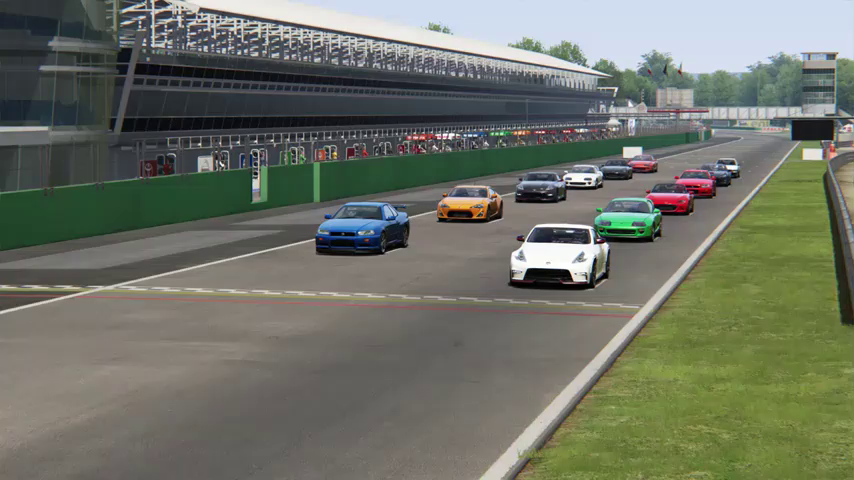
#> input picture frame 21 of Task 16/16.2.mp4, 854 x 480 px
$ jupyter execute 162.ipynb
#> lines starting #> are read from the running program, lines starting #| are printed output that depends on the picture
[cell 1]
import cv2 as cv
import numpy as np

[cell 2]
def initAlgorithm() -> None:
    cap = cv.VideoCapture('16.2.mp4')
    ret, old_frame = cap.read()
#> old_frame is the input picture: shape (480, 854, 3); mean B, G, R 102.2, 114.5, 110.1
    old_gray = cv.cvtColor(old_frame, cv.COLOR_BGR2GRAY)
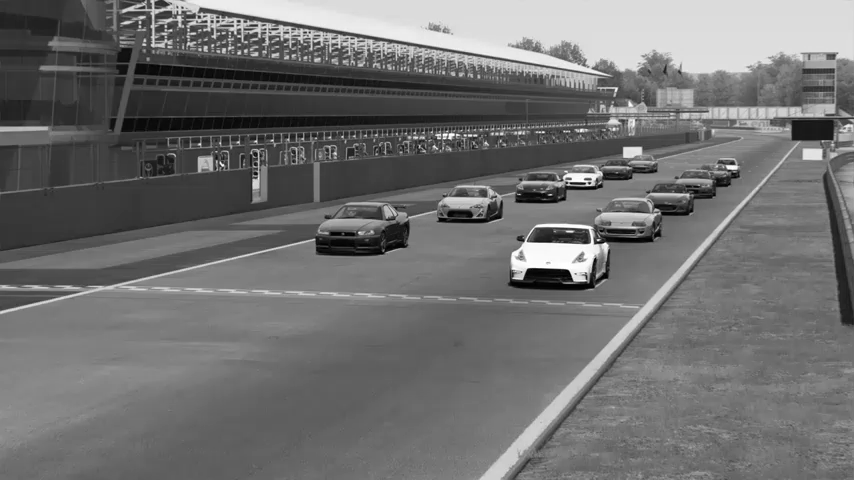
#> old_gray: shape (480, 854); min 0, max 255, mean 111.7
    p0 = cv.goodFeaturesToTrack(old_gray, mask = None, **feature_params)
#> p0 = 81 rows, first 8: [596, 241], [445, 136], [586, 279], [588, 181], [565, 179], [236, 23], [615, 89], [588, 241]
    mask = np.zeros_like(old_frame)

    return cap, old_gray, p0, mask

[cell 3]
# params for ShiTomasi corner detection
feature_params = dict( maxCorners = 100,
                       qualityLevel = 0.3,
                       minDistance = 7,
                       blockSize = 7 )

# Parameters for lucas kanade optical flow
lk_params = dict( winSize  = (15, 15),
                  maxLevel = 2,
                  criteria = (cv.TERM_CRITERIA_EPS | cv.TERM_CRITERIA_COUNT, 10, 0.03))

# Create some random colors
color = np.random.randint(0,255, (100, 3))

# Take first frame and find corners in it
cap, old_gray, p0, mask = initAlgorithm()
#> mask: shape (480, 854, 3); every value is 0

while True:
    ret, frame = cap.read()

    if ret:
        # frame = cv.resize(frame, new_size)
        frame_gray = cv.cvtColor(frame, cv.COLOR_BGR2GRAY)

        # calculate optical flow
        p1, st, err = cv.calcOpticalFlowPyrLK(old_gray, frame_gray, p0, None, **lk_params)
#> p1 has the same summary as p0 in initAlgorithm; st = 81 values from 1 to 1; err = 81 values, max 0.757 at index 60, min 0 at index 0, mean 0.00934

        # Select good points
        if p1 is not None:
            good_new = p1[st == 1]
#> good_new = 81 pairs, first value 140 to 736, second value 10 to 281
            good_old = p0[st == 1]
#> good_old has the same summary as good_new

        # draw the tracks
        for i,(new, old) in enumerate(zip(good_new, good_old)):
            a, b = new.ravel()
            c, d = old.ravel()
            mask = cv.line(mask, (int(a), int(b)),(int(c), int(d)), color[i].tolist(), 2)
            frame = cv.circle(frame,(int(a), int(b)), 5, color[i].tolist(),-1)
#> this loop made 81 passes
#> (a, b, c, d) on passes 1 to 12: (596, 241, 596, 241), (445, 136, 445, 136), (586, 279, 586, 279), (588, 181, 588, 181), (565, 179, 565, 179), (236, 23, 236, 23), (615, 89, 615, 89), (588, 241, 588, 241), (198, 18, 198, 18), (256, 176, 256, 176), (207, 23, 207, 23), (216, 20, 216, 20)
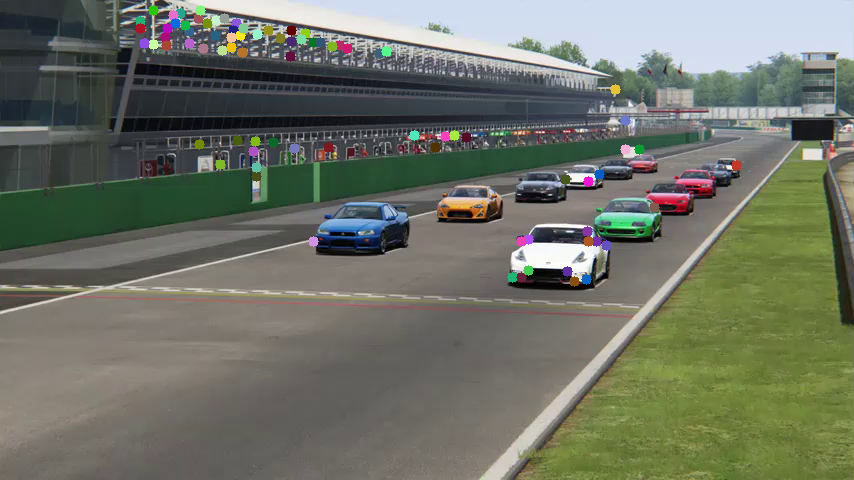
#> frame: shape (480, 854, 3); mean B, G, R 101.9, 114.4, 110.1
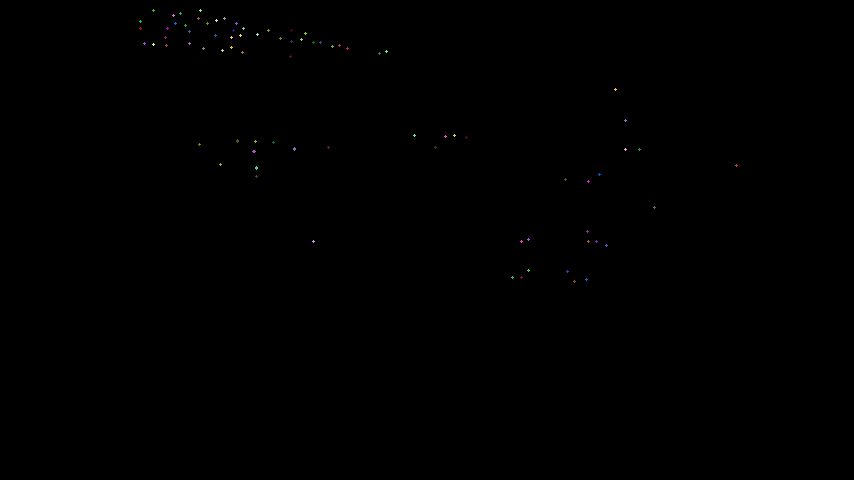
#> mask: shape (480, 854, 3); mean of channels 0, 1, 2 0.1, 0.1, 0.1; drawn as B, G, R

        img = cv.add(frame, mask)
        cv.imshow('frame',img)

        if cv.waitKey(20) & 0xFF == ord('q'):
#> (key q is pressed here)
            break

        # Now update the previous frame and previous points
        old_gray = frame_gray.copy()
        p0 = good_new.reshape(-1, 1, 2)
    else:
        cap.release()
        cv.destroyAllWindows()
        cap, old_gray, p0, mask = initAlgorithm()

cap.release()
cv.destroyAllWindows()

$ run again, starting later in the video
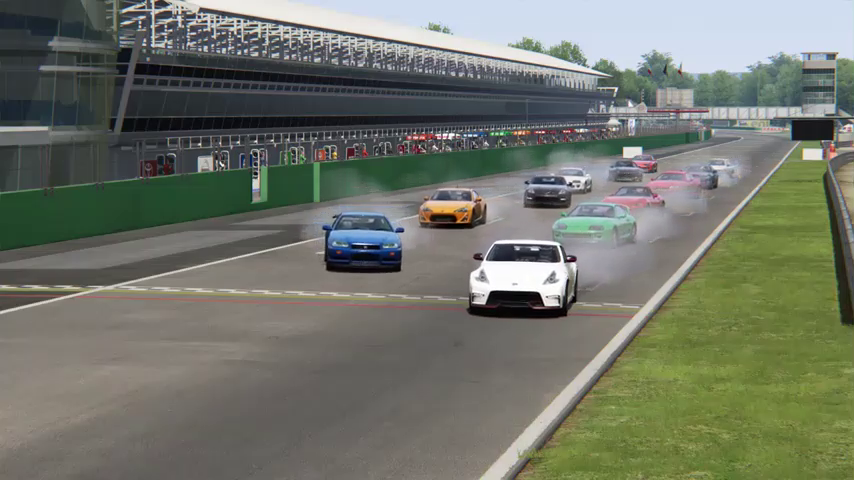
#> input picture frame 94 of Task 16/16.2.mp4, 854 x 480 px
#> in initAlgorithm, old_frame is the input picture: shape (480, 854, 3); mean B, G, R 105.4, 117.1, 112.7
#> in initAlgorithm, `p0 = cv.goodFeaturesToTrack(old_gray, mask = None, **feature_params)`: p0 = 100 rows, first 8: [566, 259], [445, 136], [559, 304], [487, 258], [236, 23], [615, 89], [198, 18], [256, 176]
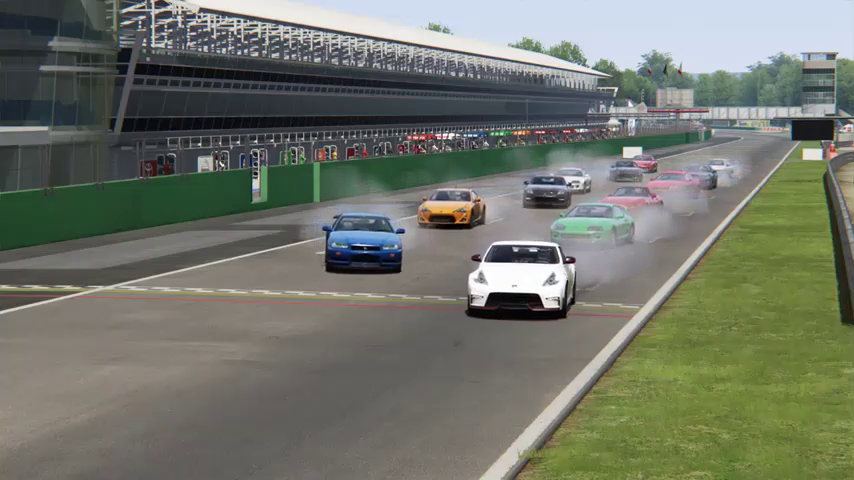
#> input picture frame 95 of Task 16/16.2.mp4, 854 x 480 px
#> frame is the input picture: shape (480, 854, 3); mean B, G, R 105.5, 117.2, 112.8
#> p1 = 100 rows, first 8: [564.9, 260.3], [445, 136], [558.6, 305.8], [485.2, 259.3], [236, 23], [615, 89], [198, 18], [256, 176]; st = 100 values from 1 to 1; err = 100 values, max 9.17 at index 12, min 0 at index 1, mean 1.1
#> good_new = 100 pairs, first value 140 to 819, second value 5 to 306.7
#> good_old = 100 pairs, first value 140 to 819, second value 5 to 305
#> the loop `for i,(new, old) in enumerate(zip(good_new, good_old)):` made 100 passes
#> (a, b, c, d) on passes 1 to 8: (564.9, 260.3, 566, 259), (445, 136, 445, 136), (558.6, 305.8, 559, 304), (485.2, 259.3, 487, 258), (236, 23, 236, 23), (615, 89, 615, 89), (198, 18, 198, 18), (256, 176, 256, 176)
#> after the loop `for i,(new, old) in enumerate(zip(good_new, good_old)):`:
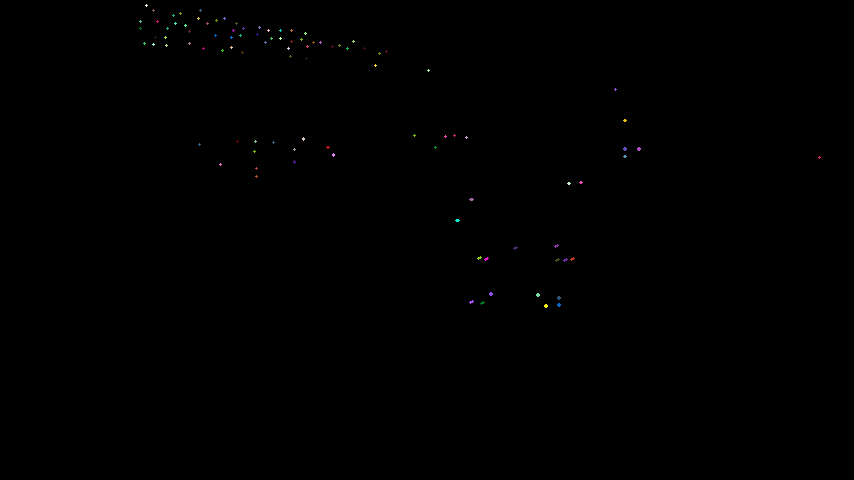
#> mask: shape (480, 854, 3); mean of channels 0, 1, 2 0.2, 0.2, 0.2; drawn as B, G, R

$ run again, starting later in the video
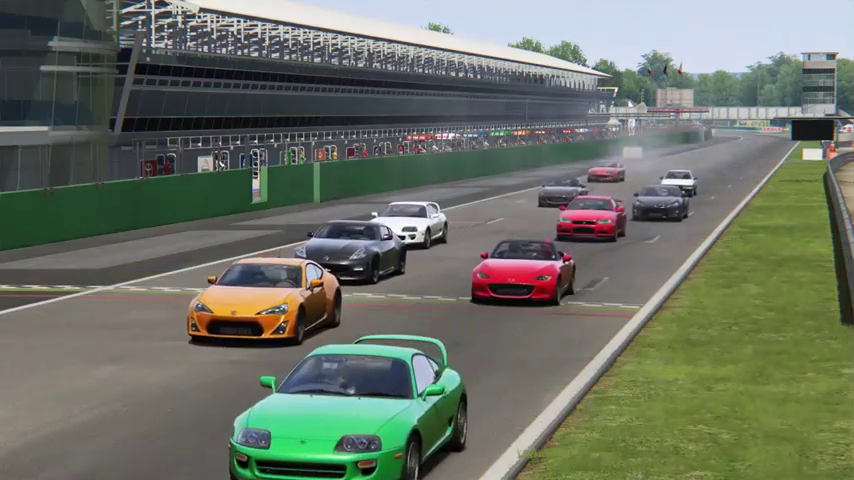
#> input picture frame 168 of Task 16/16.2.mp4, 854 x 480 px
#> in initAlgorithm, old_frame is the input picture: shape (480, 854, 3); mean B, G, R 100.9, 114, 107.4
#> in initAlgorithm, `p0 = cv.goodFeaturesToTrack(old_gray, mask = None, **feature_params)`: p0 = 100 rows, first 8: [407, 237], [615, 89], [198, 18], [235, 23], [215, 20], [207, 23], [256, 176], [565, 261]
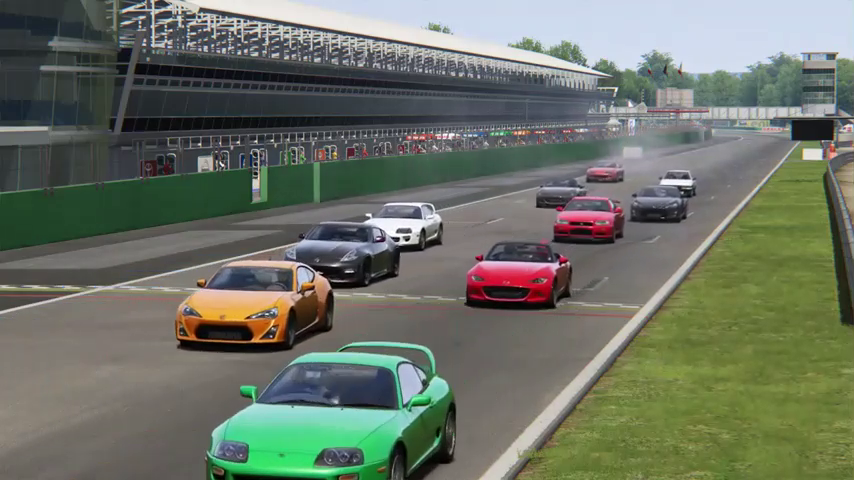
#> input picture frame 169 of Task 16/16.2.mp4, 854 x 480 px
#> frame is the input picture: shape (480, 854, 3); mean B, G, R 101.4, 114.4, 107.7
#> p1 = 100 rows, first 8: [401.3, 238.7], [615, 89], [198, 18], [235, 23], [215, 20], [207, 23], [256, 176], [561.3, 263.1]; st = 100 values from 1 to 1; err = 100 values, max 10.74 at index 0, min 0 at index 2, mean 1.18
#> good_new = 100 pairs, first value 140 to 819, second value 5 to 404.5
#> good_old = 100 pairs, first value 140 to 819, second value 5 to 394
#> the loop `for i,(new, old) in enumerate(zip(good_new, good_old)):` made 100 passes
#> (a, b, c, d) on passes 1 to 8: (401.3, 238.7, 407, 237), (615, 89, 615, 89), (198, 18, 198, 18), (235, 23, 235, 23), (215, 20, 215, 20), (207, 23, 207, 23), (256, 176, 256, 176), (561.3, 263.1, 565, 261)
#> after the loop `for i,(new, old) in enumerate(zip(good_new, good_old)):`:
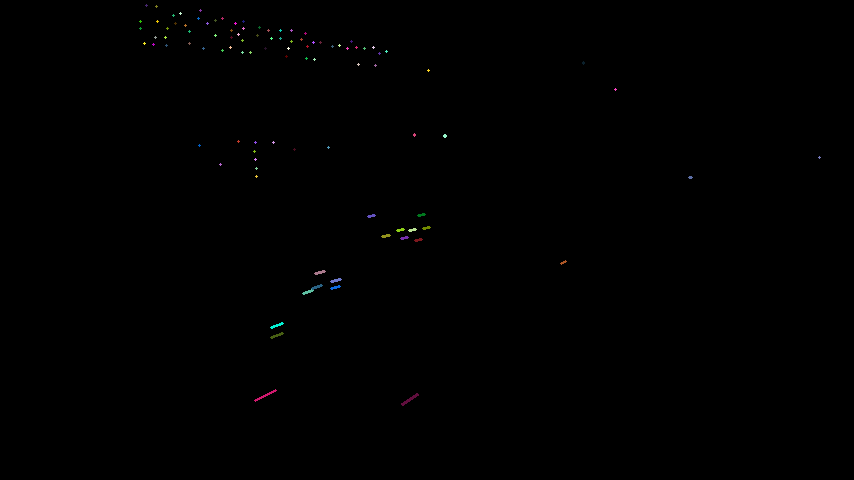
#> mask: shape (480, 854, 3); mean of channels 0, 1, 2 0.3, 0.3, 0.3; drawn as B, G, R
